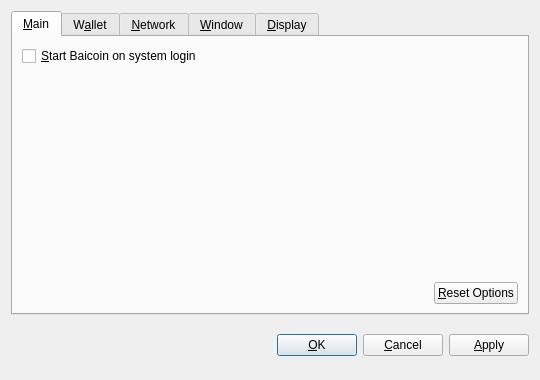
<?xml version="1.0" encoding="UTF-8"?>
<ui version="4.0">
 <class>OptionsDialog</class>
 <widget class="QDialog" name="OptionsDialog">
  <property name="geometry">
   <rect>
    <x>0</x>
    <y>0</y>
    <width>540</width>
    <height>380</height>
   </rect>
  </property>
  <property name="windowTitle">
   <string>Options</string>
  </property>
  <property name="modal">
   <bool>true</bool>
  </property>
  <layout class="QVBoxLayout" name="verticalLayout">
   <item>
    <widget class="QTabWidget" name="tabWidget">
     <property name="tabPosition">
      <enum>QTabWidget::North</enum>
     </property>
     <property name="currentIndex">
      <number>0</number>
     </property>
     <widget class="QWidget" name="tabMain">
      <attribute name="title">
       <string>&amp;Main</string>
      </attribute>
      <layout class="QVBoxLayout" name="verticalLayout_Main">
       <item>
        <widget class="QCheckBox" name="bitcoinAtStartup">
         <property name="toolTip">
          <string>Automatically start Baicoin after logging in to the system.</string>
         </property>
         <property name="text">
          <string>&amp;Start Baicoin on system login</string>
         </property>
        </widget>
       </item>
       <item>
        <spacer name="verticalSpacer_Main">
         <property name="orientation">
          <enum>Qt::Vertical</enum>
         </property>
         <property name="sizeHint" stdset="0">
          <size>
           <width>20</width>
           <height>40</height>
          </size>
         </property>
        </spacer>
       </item>
       <item>
        <layout class="QHBoxLayout" name="horizontalLayout_2_Main">
         <item>
          <spacer name="horizontalSpacer_2_Main">
           <property name="orientation">
            <enum>Qt::Horizontal</enum>
           </property>
           <property name="sizeHint" stdset="0">
            <size>
             <width>40</width>
             <height>20</height>
            </size>
           </property>
          </spacer>
         </item>
         <item>
          <widget class="QPushButton" name="resetButton">
           <property name="toolTip">
            <string>Reset all client options to default.</string>
           </property>
           <property name="text">
            <string>&amp;Reset Options</string>
           </property>
           <property name="autoDefault">
            <bool>false</bool>
           </property>
          </widget>
         </item>
        </layout>
       </item>
      </layout>
     </widget>
     <widget class="QWidget" name="tabWallet">
      <attribute name="title">
       <string>W&amp;allet</string>
      </attribute>
      <layout class="QVBoxLayout" name="verticalLayout_Network">
       <item>
        <widget class="QLabel" name="transactionFeeInfoLabel">
         <property name="text">
          <string>Optional transaction fee per kB that helps make sure your transactions are processed quickly. Most transactions are 1 kB.</string>
         </property>
         <property name="textFormat">
          <enum>Qt::PlainText</enum>
         </property>
         <property name="wordWrap">
          <bool>true</bool>
         </property>
        </widget>
       </item>
       <item>
        <layout class="QHBoxLayout" name="horizontalLayout_1_Main">
         <item>
          <widget class="QLabel" name="transactionFeeLabel">
           <property name="text">
            <string>Pay transaction &amp;fee</string>
           </property>
           <property name="textFormat">
            <enum>Qt::PlainText</enum>
           </property>
           <property name="buddy">
            <cstring>transactionFee</cstring>
           </property>
          </widget>
         </item>
         <item>
          <widget class="BitcoinAmountField" name="transactionFee"/>
         </item>
         <item>
          <spacer name="horizontalSpacer_1_Main">
           <property name="orientation">
            <enum>Qt::Horizontal</enum>
           </property>
           <property name="sizeHint" stdset="0">
            <size>
             <width>40</width>
             <height>20</height>
            </size>
           </property>
          </spacer>
         </item>
        </layout>
       </item>
       <item>
        <widget class="QLabel" name="label">
         <property name="text">
          <string>If you disable the spending of unconfirmed change, the change from a transaction cannot be used until that transaction has at least one confirmation. This also affects how your balance is computed.</string>
         </property>
         <property name="wordWrap">
          <bool>true</bool>
         </property>
        </widget>
       </item>
       <item>
        <widget class="QCheckBox" name="spendZeroConfChange">
         <property name="text">
          <string>Spend unconfirmed change  (experts only)</string>
         </property>
        </widget>
       </item>
       <item>
        <spacer name="verticalSpacer">
         <property name="orientation">
          <enum>Qt::Vertical</enum>
         </property>
         <property name="sizeHint" stdset="0">
          <size>
           <width>20</width>
           <height>40</height>
          </size>
         </property>
        </spacer>
       </item>
      </layout>
     </widget>
     <widget class="QWidget" name="tabNetwork">
      <attribute name="title">
       <string>&amp;Network</string>
      </attribute>
      <layout class="QVBoxLayout" name="verticalLayout_Network">
       <item>
        <widget class="QCheckBox" name="mapPortUpnp">
         <property name="toolTip">
          <string>Automatically open the Baicoin client port on the router. This only works when your router supports UPnP and it is enabled.</string>
         </property>
         <property name="text">
          <string>Map port using &amp;UPnP</string>
         </property>
        </widget>
       </item>
       <item>
        <widget class="QCheckBox" name="connectSocks">
         <property name="toolTip">
          <string>Connect to the Baicoin network through a SOCKS proxy (e.g. when connecting through Tor).</string>
         </property>
         <property name="text">
          <string>&amp;Connect through SOCKS proxy:</string>
         </property>
        </widget>
       </item>
       <item>
        <layout class="QHBoxLayout" name="horizontalLayout_Network">
         <item>
          <widget class="QLabel" name="proxyIpLabel">
           <property name="text">
            <string>Proxy &amp;IP:</string>
           </property>
           <property name="textFormat">
            <enum>Qt::PlainText</enum>
           </property>
           <property name="buddy">
            <cstring>proxyIp</cstring>
           </property>
          </widget>
         </item>
         <item>
          <widget class="QValidatedLineEdit" name="proxyIp">
           <property name="maximumSize">
            <size>
             <width>140</width>
             <height>16777215</height>
            </size>
           </property>
           <property name="toolTip">
            <string>IP address of the proxy (e.g. 127.0.0.1)</string>
           </property>
          </widget>
         </item>
         <item>
          <widget class="QLabel" name="proxyPortLabel">
           <property name="text">
            <string>&amp;Port:</string>
           </property>
           <property name="textFormat">
            <enum>Qt::PlainText</enum>
           </property>
           <property name="buddy">
            <cstring>proxyPort</cstring>
           </property>
          </widget>
         </item>
         <item>
          <widget class="QLineEdit" name="proxyPort">
           <property name="maximumSize">
            <size>
             <width>55</width>
             <height>16777215</height>
            </size>
           </property>
           <property name="toolTip">
            <string>Port of the proxy (e.g. 9050)</string>
           </property>
          </widget>
         </item>
         <item>
          <widget class="QLabel" name="socksVersionLabel">
           <property name="text">
            <string>SOCKS &amp;Version:</string>
           </property>
           <property name="textFormat">
            <enum>Qt::PlainText</enum>
           </property>
           <property name="buddy">
            <cstring>socksVersion</cstring>
           </property>
          </widget>
         </item>
         <item>
          <widget class="QValueComboBox" name="socksVersion">
           <property name="toolTip">
            <string>SOCKS version of the proxy (e.g. 5)</string>
           </property>
          </widget>
         </item>
         <item>
          <spacer name="horizontalSpacer_Network">
           <property name="orientation">
            <enum>Qt::Horizontal</enum>
           </property>
           <property name="sizeHint" stdset="0">
            <size>
             <width>40</width>
             <height>20</height>
            </size>
           </property>
          </spacer>
         </item>
        </layout>
       </item>
       <item>
        <spacer name="verticalSpacer_Network">
         <property name="orientation">
          <enum>Qt::Vertical</enum>
         </property>
         <property name="sizeHint" stdset="0">
          <size>
           <width>20</width>
           <height>40</height>
          </size>
         </property>
        </spacer>
       </item>
      </layout>
     </widget>
     <widget class="QWidget" name="tabWindow">
      <attribute name="title">
       <string>&amp;Window</string>
      </attribute>
      <layout class="QVBoxLayout" name="verticalLayout_Window">
       <item>
        <widget class="QCheckBox" name="minimizeToTray">
         <property name="toolTip">
          <string>Show only a tray icon after minimizing the window.</string>
         </property>
         <property name="text">
          <string>&amp;Minimize to the tray instead of the taskbar</string>
         </property>
        </widget>
       </item>
       <item>
        <widget class="QCheckBox" name="minimizeOnClose">
         <property name="toolTip">
          <string>Minimize instead of exit the application when the window is closed. When this option is enabled, the application will be closed only after selecting Quit in the menu.</string>
         </property>
         <property name="text">
          <string>M&amp;inimize on close</string>
         </property>
        </widget>
       </item>
       <item>
        <spacer name="verticalSpacer_Window">
         <property name="orientation">
          <enum>Qt::Vertical</enum>
         </property>
         <property name="sizeHint" stdset="0">
          <size>
           <width>20</width>
           <height>40</height>
          </size>
         </property>
        </spacer>
       </item>
      </layout>
     </widget>
     <widget class="QWidget" name="tabDisplay">
      <attribute name="title">
       <string>&amp;Display</string>
      </attribute>
      <layout class="QVBoxLayout" name="verticalLayout_Display">
       <item>
        <layout class="QHBoxLayout" name="horizontalLayout_1_Display">
         <item>
          <widget class="QLabel" name="langLabel">
           <property name="text">
            <string>User Interface &amp;language:</string>
           </property>
           <property name="textFormat">
            <enum>Qt::PlainText</enum>
           </property>
           <property name="buddy">
            <cstring>lang</cstring>
           </property>
          </widget>
         </item>
         <item>
          <widget class="QValueComboBox" name="lang">
           <property name="toolTip">
            <string>The user interface language can be set here. This setting will take effect after restarting Baicoin.</string>
           </property>
          </widget>
         </item>
        </layout>
       </item>
       <item>
        <layout class="QHBoxLayout" name="horizontalLayout_2_Display">
         <item>
          <widget class="QLabel" name="unitLabel">
           <property name="text">
            <string>&amp;Unit to show amounts in:</string>
           </property>
           <property name="textFormat">
            <enum>Qt::PlainText</enum>
           </property>
           <property name="buddy">
            <cstring>unit</cstring>
           </property>
          </widget>
         </item>
         <item>
          <widget class="QValueComboBox" name="unit">
           <property name="toolTip">
            <string>Choose the default subdibaicoin unit to show in the interface and when sending coins.</string>
           </property>
          </widget>
         </item>
        </layout>
       </item>
       <item>
        <widget class="QCheckBox" name="displayAddresses">
         <property name="toolTip">
          <string>Whether to show Baicoin addresses in the transaction list or not.</string>
         </property>
         <property name="text">
          <string>&amp;Display addresses in transaction list</string>
         </property>
        </widget>
       </item>
       <item>
        <widget class="QCheckBox" name="coinControlFeatures">
         <property name="toolTip">
          <string>Whether to show coin control features or not.</string>
         </property>
         <property name="text">
          <string>Display coin &amp;control features (experts only!)</string>
         </property>
        </widget>
       </item>
       <item>
        <spacer name="verticalSpacer_Display">
         <property name="orientation">
          <enum>Qt::Vertical</enum>
         </property>
         <property name="sizeHint" stdset="0">
          <size>
           <width>20</width>
           <height>40</height>
          </size>
         </property>
        </spacer>
       </item>
      </layout>
     </widget>
    </widget>
   </item>
   <item>
    <layout class="QHBoxLayout" name="horizontalLayout_Buttons">
     <item>
      <spacer name="horizontalSpacer_1">
       <property name="orientation">
        <enum>Qt::Horizontal</enum>
       </property>
       <property name="sizeHint" stdset="0">
        <size>
         <width>40</width>
         <height>48</height>
        </size>
       </property>
      </spacer>
     </item>
     <item>
      <widget class="QLabel" name="statusLabel">
       <property name="font">
        <font>
         <weight>75</weight>
         <bold>true</bold>
        </font>
       </property>
       <property name="text">
        <string/>
       </property>
       <property name="textFormat">
        <enum>Qt::PlainText</enum>
       </property>
       <property name="wordWrap">
        <bool>true</bool>
       </property>
      </widget>
     </item>
     <item>
      <spacer name="horizontalSpacer_2">
       <property name="orientation">
        <enum>Qt::Horizontal</enum>
       </property>
       <property name="sizeHint" stdset="0">
        <size>
         <width>40</width>
         <height>48</height>
        </size>
       </property>
      </spacer>
     </item>
     <item>
      <widget class="QPushButton" name="okButton">
       <property name="text">
        <string>&amp;OK</string>
       </property>
      </widget>
     </item>
     <item>
      <widget class="QPushButton" name="cancelButton">
       <property name="text">
        <string>&amp;Cancel</string>
       </property>
       <property name="autoDefault">
        <bool>false</bool>
       </property>
      </widget>
     </item>
     <item>
      <widget class="QPushButton" name="applyButton">
       <property name="text">
        <string>&amp;Apply</string>
       </property>
       <property name="autoDefault">
        <bool>false</bool>
       </property>
      </widget>
     </item>
    </layout>
   </item>
  </layout>
 </widget>
 <customwidgets>
  <customwidget>
   <class>BitcoinAmountField</class>
   <extends>QSpinBox</extends>
   <header>bitcoinamountfield.h</header>
  </customwidget>
  <customwidget>
   <class>QValueComboBox</class>
   <extends>QComboBox</extends>
   <header>qvaluecombobox.h</header>
  </customwidget>
  <customwidget>
   <class>QValidatedLineEdit</class>
   <extends>QLineEdit</extends>
   <header>qvalidatedlineedit.h</header>
  </customwidget>
 </customwidgets>
 <resources/>
 <connections/>
</ui>
